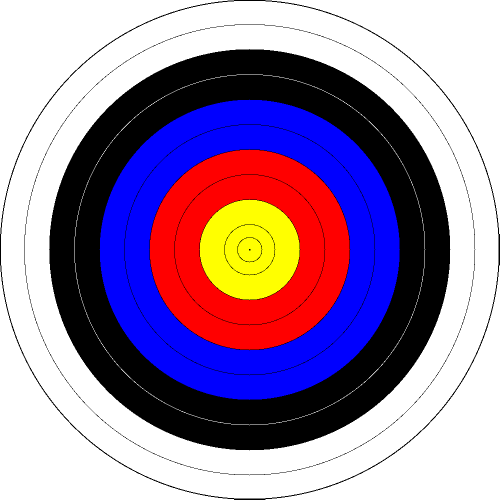
#> input picture src/ai/target.png, 999 x 999 px, found by its file name (shown at 1/2 size)
$ python prepare.py
#> lines starting #> are read from the running program, lines starting #| are printed output that depends on the picture; after the words box and inside, x2 and y2 are one past the last pixel; in counts of white or black regions, pixels touching at a corner belong together; pictures that were not available may be replaced by others from this repository, and a replacement may not be noted
### draft/find_white/find_background.py
import cv2
import numpy as np
import matplotlib.pyplot as plt


def process_target_image(path, square_size=1000):
#> called with path = 'target.png', square_size = 1000
    image = cv2.imread(path)
#> image is the input picture: shape (999, 999, 3); mean B, G, R 163.6, 132.1, 155.8
    if image is None:
        print(f"[ОШИБКА] Не удалось открыть файл: {path}")
        return
    orig = image.copy()
    h, w = image.shape[:2]
#> h = 999; w = 999
    image_area = h * w
#> image_area = 998001

    # ---- HSV фильтр для белого (как было изначально) ----
    hsv = cv2.cvtColor(image, cv2.COLOR_BGR2HSV)
#> hsv: shape (999, 999, 3); mean H, S, V 19.5, 71, 195.2
    lower_white = np.array([0, 0, 160])
    upper_white = np.array([180, 60, 255])
    mask = cv2.inRange(hsv, lower_white, upper_white)
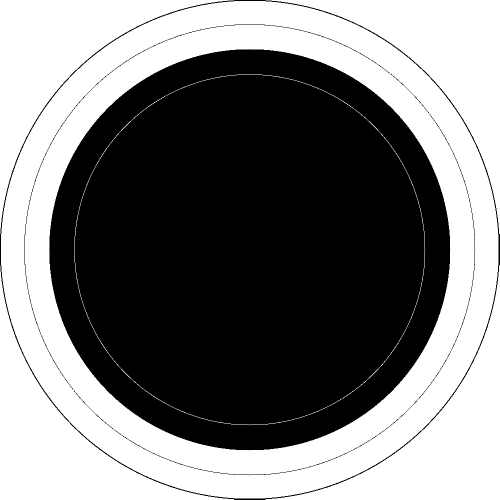
#> mask: shape (999, 999) (shown at 1/2 size); 48.7% white; 6 white regions, box (x1, y1, x2, y2) and area: (2, 2, 997, 997) 271120, (0, 0, 468, 468) 53164, (531, 0, 999, 468) 53164, (0, 531, 468, 999) 53164, (531, 531, 999, 999) 53164, (148, 148, 851, 851) 2216

    # ---- Морфология ----
    kernel = cv2.getStructuringElement(cv2.MORPH_RECT, (7, 7))
    mask = cv2.morphologyEx(mask, cv2.MORPH_CLOSE, kernel, iterations=3)
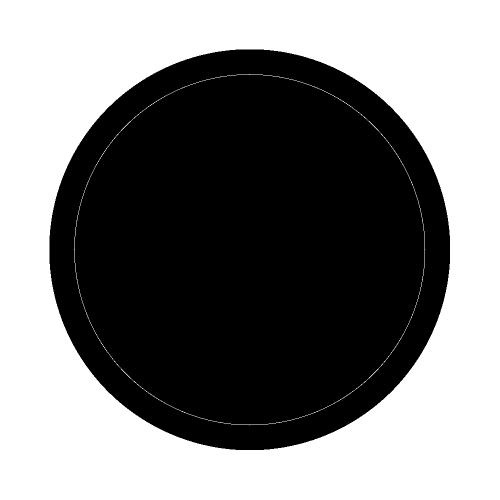
#> mask: shape (999, 999) (shown at 1/2 size); 49.6% white; 2 white regions, box (x1, y1, x2, y2) and area: (0, 0, 999, 999) 492892, (148, 148, 851, 851) 2220

    # ---- Контуры ----
    contours, _ = cv2.findContours(mask, cv2.RETR_EXTERNAL, cv2.CHAIN_APPROX_SIMPLE)
#> contours = [[[0, 0], [0, 998], [998, 998], [998, 0]]]
    best_contour = None
    best_area = 0

    for contour in contours:
        area = cv2.contourArea(contour)
        if area < image_area * 0.3:  # минимум 30% кадра
            continue
        if area > best_area:
            best_area = area
            best_contour = contour
#> this loop made 1 pass
#> (area, best_area, best_contour) on pass 1: (996004, 996004, [[0, 0], [0, 998], [998, 998], [998, 0]])
#> after the loop, best_area = 996004

    if best_contour is None:
        print(f"[ОШИБКА] Не найден подходящий контур: {path}")
        return

    # ---- Прямоугольник для перспективного преобразования ----
    rect = cv2.minAreaRect(best_contour)  # возвращает центр, размеры, угол
#> rect = ((499, 499), (998, 998), -90)
    box = cv2.boxPoints(rect)  # 4 точки прямоугольника
#> box = [[998, 998], [-3.06e-14, 998], [0, 0], [998, 0]]
    box = np.array(box, dtype="float32")

    # ---- Упорядочиваем точки ----
    def order_points(pts):
        rect = np.zeros((4, 2), dtype="float32")
        s = pts.sum(axis=1)
#> s = [1996, 998, 0, 998]
        rect[0] = pts[np.argmin(s)]
        rect[2] = pts[np.argmax(s)]
        diff = np.diff(pts, axis=1)
#> diff = [0, 998, 0, -998]
        rect[1] = pts[np.argmin(diff)]
        rect[3] = pts[np.argmax(diff)]
        return rect

    rect_pts = order_points(box)
#> rect_pts = [[0, 0], [998, 0], [998, 998], [-3.06e-14, 998]]
    (tl, tr, br, bl) = rect_pts
#> tl = [0, 0]; tr = [998, 0]; br = [998, 998]; bl = [-3.06e-14, 998]

    # ---- Перспективное преобразование ----
    width = int(max(np.linalg.norm(br - bl), np.linalg.norm(tr - tl)))
#> width = 998
    height = int(max(np.linalg.norm(tr - br), np.linalg.norm(tl - bl)))
#> height = 998
    dst = np.array([[0, 0], [width - 1, 0],
                    [width - 1, height - 1], [0, height - 1]], dtype="float32")
#> dst = [[0, 0], [997, 0], [997, 997], [0, 997]]
    M = cv2.getPerspectiveTransform(rect_pts, dst)
#> M = [[0.999, 3.06e-17, 0], [0, 0.999, 0], [1.14e-19, -8.36e-20, 1]]
    warped = cv2.warpPerspective(orig, M, (width, height))
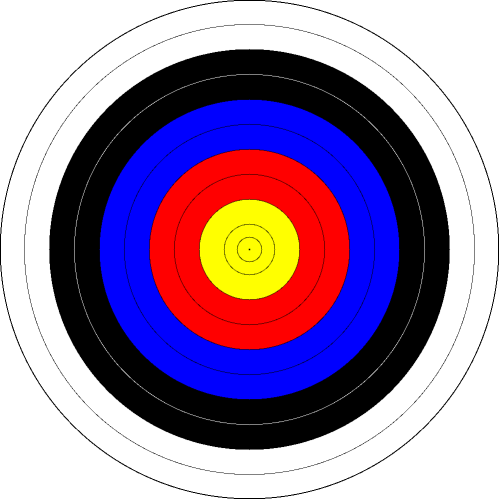
#> warped: shape (998, 998, 3) (shown at 1/2 size); mean B, G, R 163.6, 132.1, 155.8

    # ---- Вписываем в квадрат ----
    max_side = max(width, height)
#> max_side = 998
    scale = square_size / max_side
#> scale = 1
    new_w, new_h = int(width * scale), int(height * scale)
#> new_w = 999; new_h = 999
    resized = cv2.resize(warped, (new_w, new_h), interpolation=cv2.INTER_CUBIC)

    square_img = np.ones((square_size, square_size, 3), dtype=np.uint8) * 255
    offset_x = (square_size - new_w) // 2
#> offset_x = 0
    offset_y = (square_size - new_h) // 2
#> offset_y = 0
    square_img[offset_y:offset_y + new_h, offset_x:offset_x + new_w] = resized

    # ---- Контур для отладки ----
    debug_img = orig.copy()
    cv2.drawContours(debug_img, [best_contour], -1, (0, 0, 255), 3)
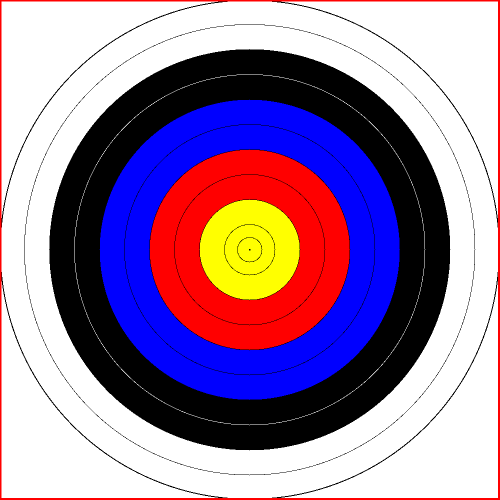
#> debug_img: shape (999, 999, 3) (shown at 1/2 size); 1.2% of pixels changed, all inside (x1, y1, x2, y2) = (0, 0, 999, 999)

    def cv2_to_rgb(img):
        return cv2.cvtColor(img, cv2.COLOR_BGR2RGB)

    # ---- Вывод ----
    plt.figure(figsize=(12, 8))
    plt.subplot(2, 2, 1)
    plt.imshow(cv2_to_rgb(orig))
    plt.title("Оригинал")
    plt.axis("off")

    plt.subplot(2, 2, 2)
    plt.imshow(mask, cmap="gray")
    plt.title("Маска белого листа")
    plt.axis("off")

    plt.subplot(2, 2, 3)
    plt.imshow(cv2_to_rgb(debug_img))
    plt.title("Найденный контур")
    plt.axis("off")

    plt.subplot(2, 2, 4)
    plt.imshow(cv2_to_rgb(square_img))
    plt.title("Мишень вписана в квадрат")
    plt.axis("off")

    plt.tight_layout()
    plt.show()


# ---- Пример запуска ----
files = [
    "/Users/alex/Projects/Python/archery/draft/09.png",
    "/Users/alex/Projects/Python/archery/data/new_dataset/158.jpeg",
    "/Users/alex/Projects/Python/archery/draft/example.jpg"
]
# [3 lines that do not run on import are left out]

### src/prepare_new_dataset/prepare.py
import os

from draft.find_white.find_background import process_target_image


def run():
    files = os.listdir('../../data/new_dataset')
    process_target_image(files[0])


if __name__ == '__main__':
    run()
